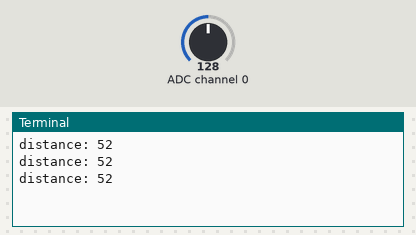
A program run on a simulated Raspberry Pi (header pin numbers). Parts: the last lines printed to the terminal. The test bench sets the inputs (shaded band); at power-on: ADC channel 0 = 128 (analog values on the 0–255 scale). Library files of the repository ran but are not shown: ADC0832.py.

Above: at 1.2 s.
1.3 s: ADC channel 0 set to 178
At 1.86 s:
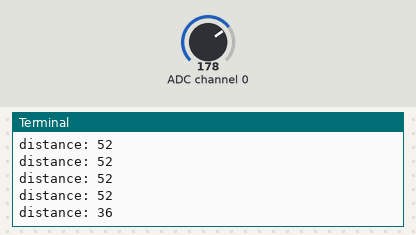
2.8 s: ADC channel 0 set to 224
At 3.07 s:
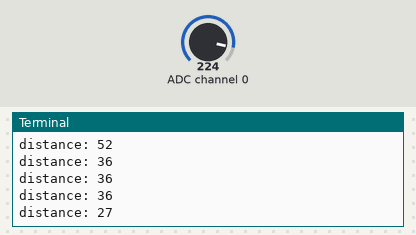
Timing chart, 0 to 5.8 s (numbered marks = the images above; inputs shaded):
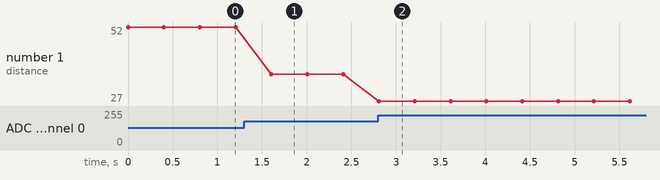

Measured:
- after the input at 1.3 s, the terminal: prints a new line after 0.31 s (image 1)
- after the input at 2.8 s, the terminal: prints a new line at once (image 2)
- plotted number 1: 52 → 36 after the input at 1.3 s, 36 → 27 after the input at 2.8 s

The program:

15_ir_distance.py
```python
#!/usr/bin/env python
import ADC0832 as ADC
import RPi.GPIO as GPIO
import time

def setup():
	ADC.setup()

def loop():
	while True:
		analogVal = ADC.getResult(0)
		distance = (6762/(analogVal-9))-4
		print 'distance:', distance
		time.sleep(0.4)

if __name__ == '__main__':
	try:
		setup()
		loop()
	except KeyboardInterrupt:
		pass
```
